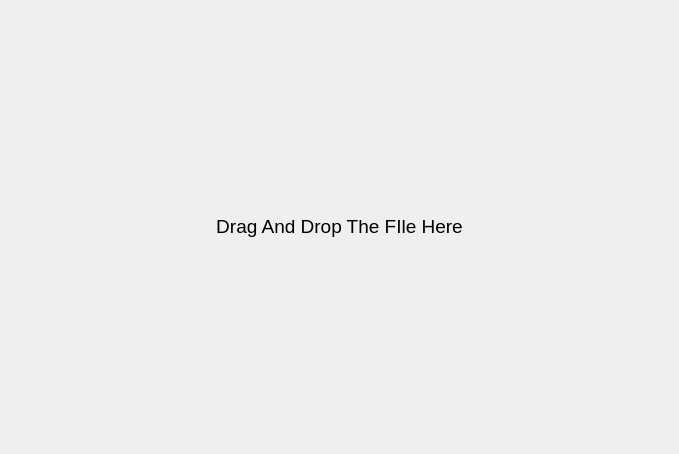
<?xml version="1.0" encoding="UTF-8"?>
<ui version="4.0">
 <class>DragAndDrop_ScreenClass</class>
 <widget class="QWidget" name="DragAndDrop_ScreenClass">
  <property name="geometry">
   <rect>
    <x>0</x>
    <y>0</y>
    <width>679</width>
    <height>454</height>
   </rect>
  </property>
  <property name="windowTitle">
   <string>DragAndDrop_Screen</string>
  </property>
  <layout class="QGridLayout" name="gridLayout">
   <property name="leftMargin">
    <number>0</number>
   </property>
   <property name="topMargin">
    <number>0</number>
   </property>
   <property name="rightMargin">
    <number>0</number>
   </property>
   <property name="bottomMargin">
    <number>0</number>
   </property>
   <property name="spacing">
    <number>0</number>
   </property>
   <item row="0" column="0">
    <widget class="QLabel" name="label">
     <property name="text">
      <string>&lt;html&gt;&lt;head/&gt;&lt;body&gt;&lt;p align=&quot;center&quot;&gt;&lt;span style=&quot; font-size:14pt;&quot;&gt;Drag And Drop The FIle Here&lt;/span&gt;&lt;/p&gt;&lt;/body&gt;&lt;/html&gt;</string>
     </property>
    </widget>
   </item>
  </layout>
 </widget>
 <layoutdefault spacing="6" margin="11"/>
 <resources/>
 <connections/>
</ui>
